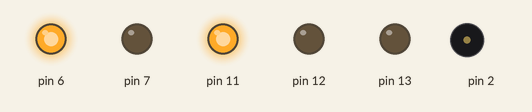
A sketch run on a simulated Arduino Uno, built with avr-gcc and run on an emulated ATmega328P. On the bench: output pins drawn as LEDs (lit = HIGH), buzzer (waves = sounding).

Above: at 2.5 s.
At 6.0 s:
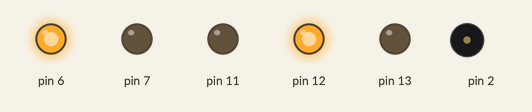
At 8.8 s:
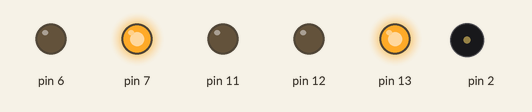
At 10.15 s:
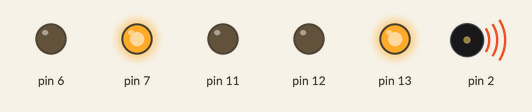
At 11.5 s:
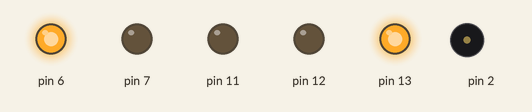
Timing chart, 0 to 15.6 s (numbered marks = the images above):
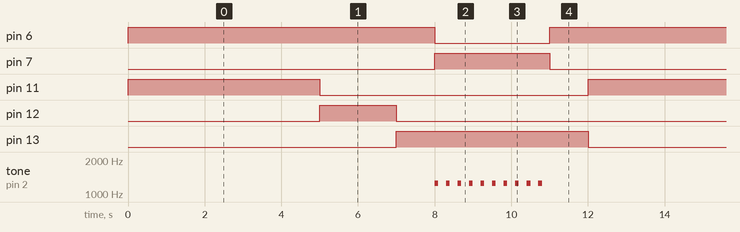

Measured:
- by itself, pin 6: alternates HIGH for 9.0 s and LOW for 3.0 s
- by itself, pin 7: alternates HIGH for 3.0 s and LOW for 9.0 s
- by itself, pin 11, pin 13: alternates HIGH for 5.0 s and LOW for 7.0 s
- by itself, pin 12: alternates HIGH for 2.0 s and LOW for 10.0 s
- by itself, tone on pin 2: repeats every 12.0 s: 9 × (silent 0.20 s, 1245 Hz 0.10 s), silent 9.2 s, 1245 Hz 0.10 s

The sketch:

DiavasiPezon_ver1.ino
```cpp
/*
  Ëåéôïõñãßá Öáíáñéþí óå äéÜâáóç ðåæþí
*/

int Button = 0;

int counter;

void setup()
{
  pinMode(6, OUTPUT);
  pinMode(11, OUTPUT);
  pinMode(12, OUTPUT);
  pinMode(13, OUTPUT);
  pinMode(7, OUTPUT);
  pinMode(2, OUTPUT);
}

void loop()
{
  // ÐñÜóéíç Æþíç
  digitalWrite(6, HIGH);
  digitalWrite(11, HIGH);
  delay(5000); // Wait for 5000 millisecond(s)
  digitalWrite(11, LOW);
  // Ðïñôïêáëß Æþíç
  digitalWrite(12, HIGH);
  delay(2000); // Wait for 2000 millisecond(s)
  digitalWrite(12, LOW);
  // Êüêêéíç Æþíç
  digitalWrite(13, HIGH);
  delay(1000); // Wait for 1000 millisecond(s)
  digitalWrite(6, LOW);
  // ÄéÜâáóç Ðåæþí
  digitalWrite(7, HIGH);
  for (counter = 0; counter < 10; ++counter) {
    tone(2, 1245, 100); // play tone 75 (D#6 = 1245 Hz)
    delay(300); // Wait for 300 millisecond(s)
    noTone(2);
  }
  digitalWrite(7, LOW);
  // ÔÝëïò ÄéÜâáóçò Ðåæþí
  digitalWrite(6, HIGH);
  delay(1000); // Wait for 1000 millisecond(s)
  digitalWrite(13, LOW);
}
```
